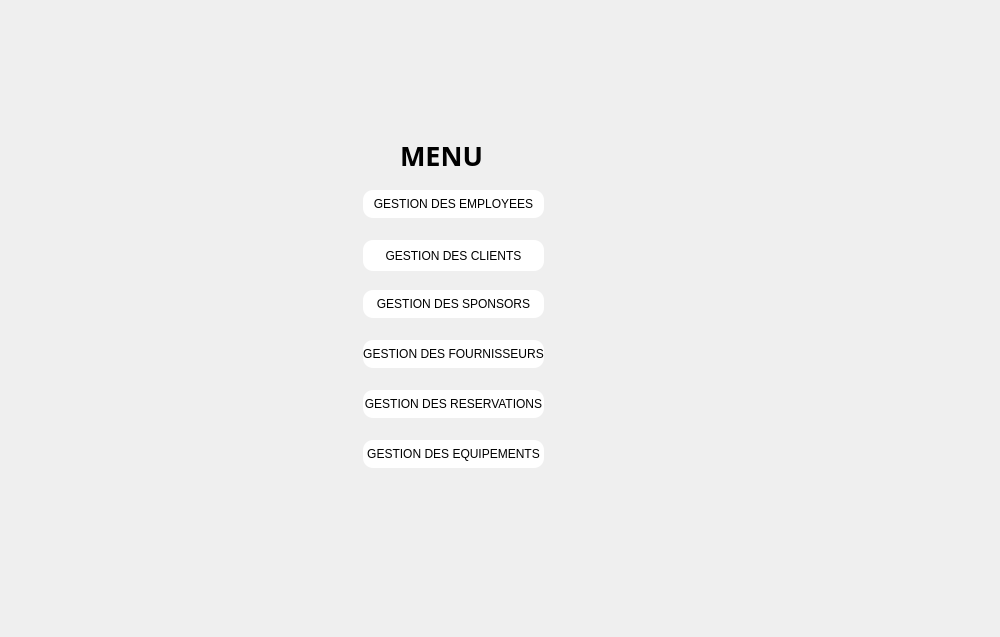
<?xml version="1.0" encoding="UTF-8"?>
<ui version="4.0">
 <class>menu</class>
 <widget class="QDialog" name="menu">
  <property name="geometry">
   <rect>
    <x>0</x>
    <y>0</y>
    <width>1000</width>
    <height>637</height>
   </rect>
  </property>
  <property name="windowTitle">
   <string>Dialog</string>
  </property>
  <widget class="QPushButton" name="menu_employee">
   <property name="geometry">
    <rect>
     <x>363</x>
     <y>190</y>
     <width>181</width>
     <height>28</height>
    </rect>
   </property>
   <property name="styleSheet">
    <string notr="true">background-color: rgb(255, 255, 255);
boder-width:5px;
    border-style: outset;
    border-radius: 10px;
 </string>
   </property>
   <property name="text">
    <string>GESTION DES EMPLOYEES</string>
   </property>
  </widget>
  <widget class="QPushButton" name="menu_Ffournisseurs">
   <property name="geometry">
    <rect>
     <x>363</x>
     <y>340</y>
     <width>181</width>
     <height>28</height>
    </rect>
   </property>
   <property name="styleSheet">
    <string notr="true">background-color: rgb(255, 255, 255);
    border-style: outset;
    border-radius: 10px;
 </string>
   </property>
   <property name="text">
    <string>GESTION DES FOURNISSEURS</string>
   </property>
  </widget>
  <widget class="QLabel" name="label">
   <property name="geometry">
    <rect>
     <x>400</x>
     <y>130</y>
     <width>120</width>
     <height>51</height>
    </rect>
   </property>
   <property name="font">
    <font>
     <family>Myanmar Text</family>
     <pointsize>20</pointsize>
     <weight>75</weight>
     <bold>true</bold>
    </font>
   </property>
   <property name="text">
    <string>MENU</string>
   </property>
   <property name="textFormat">
    <enum>Qt::PlainText</enum>
   </property>
  </widget>
  <widget class="QPushButton" name="menu_sponsor">
   <property name="geometry">
    <rect>
     <x>363</x>
     <y>290</y>
     <width>181</width>
     <height>28</height>
    </rect>
   </property>
   <property name="styleSheet">
    <string notr="true">background-color: rgb(255, 255, 255);
    border-style: outset;
    border-radius: 10px;
 </string>
   </property>
   <property name="text">
    <string>GESTION DES SPONSORS</string>
   </property>
  </widget>
  <widget class="QPushButton" name="menu_customers">
   <property name="geometry">
    <rect>
     <x>363</x>
     <y>240</y>
     <width>181</width>
     <height>31</height>
    </rect>
   </property>
   <property name="styleSheet">
    <string notr="true">background-color: rgb(255, 255, 255);
    border-style: outset;
    border-radius: 10px;
 </string>
   </property>
   <property name="text">
    <string>GESTION DES CLIENTS</string>
   </property>
  </widget>
  <widget class="QPushButton" name="menu_reservations">
   <property name="geometry">
    <rect>
     <x>363</x>
     <y>390</y>
     <width>181</width>
     <height>28</height>
    </rect>
   </property>
   <property name="styleSheet">
    <string notr="true">background-color: rgb(255, 255, 255);
    border-style: outset;
    border-radius: 10px;
 </string>
   </property>
   <property name="text">
    <string>GESTION DES RESERVATIONS</string>
   </property>
  </widget>
  <widget class="QLabel" name="label_4">
   <property name="geometry">
    <rect>
     <x>50</x>
     <y>50</y>
     <width>871</width>
     <height>531</height>
    </rect>
   </property>
   <property name="text">
    <string/>
   </property>
   <property name="pixmap">
    <pixmap>../../../Downloads/projetcppback.png</pixmap>
   </property>
  </widget>
  <widget class="QPushButton" name="menu_equipements">
   <property name="geometry">
    <rect>
     <x>363</x>
     <y>440</y>
     <width>181</width>
     <height>28</height>
    </rect>
   </property>
   <property name="styleSheet">
    <string notr="true">background-color: rgb(255, 255, 255);
    border-style: outset;
    border-radius: 10px;
 </string>
   </property>
   <property name="text">
    <string>GESTION DES EQUIPEMENTS</string>
   </property>
  </widget>
  <zorder>label_4</zorder>
  <zorder>menu_employee</zorder>
  <zorder>menu_Ffournisseurs</zorder>
  <zorder>label</zorder>
  <zorder>menu_sponsor</zorder>
  <zorder>menu_customers</zorder>
  <zorder>menu_reservations</zorder>
  <zorder>menu_equipements</zorder>
 </widget>
 <resources/>
 <connections/>
</ui>
